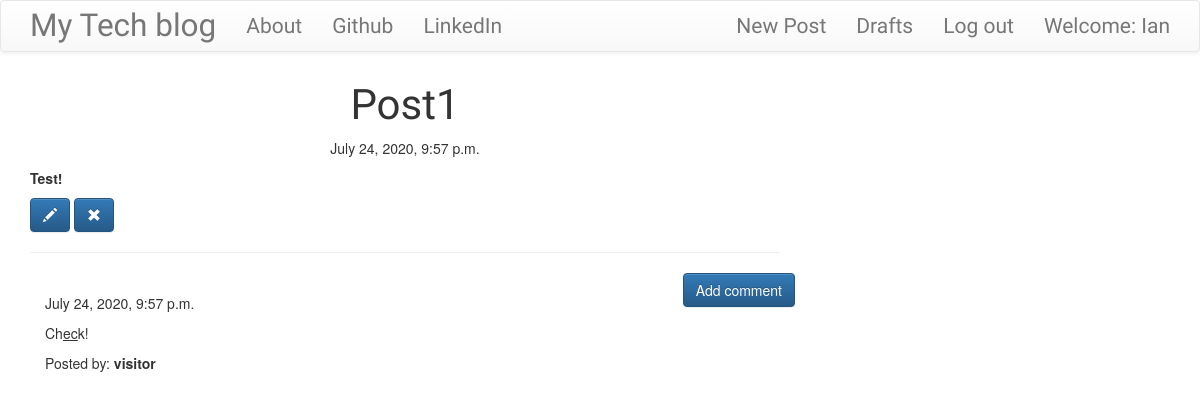
The page /post/3 (signed in) on the database as committed earlier.
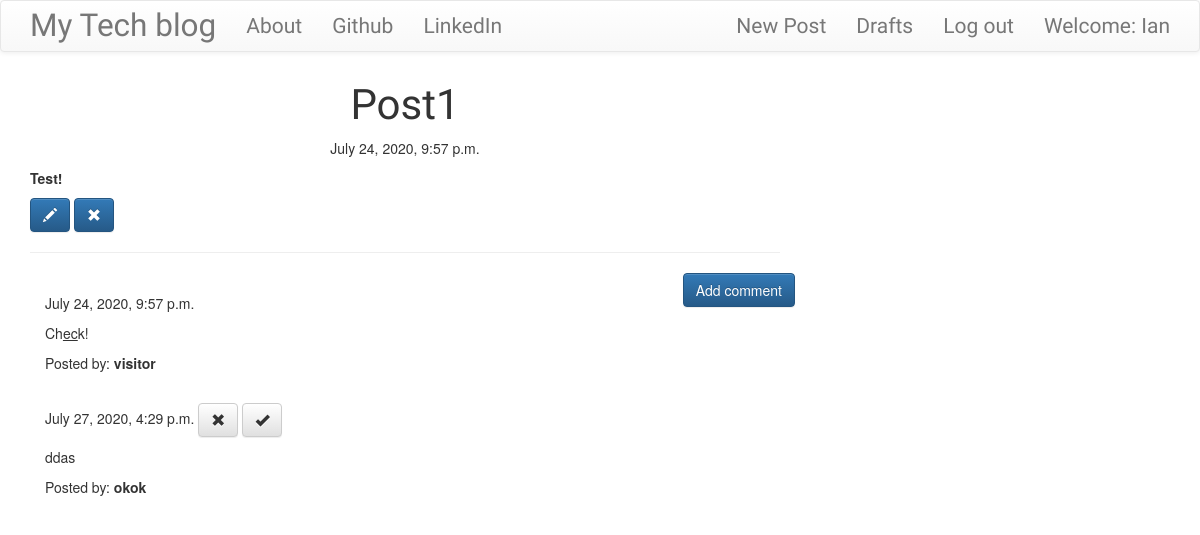
The same page on the database as committed later.
### blog/models.py (models this page shows, shortened)
class Comment(models.Model):
    post = models.ForeignKey(
        'blog.Post', related_name='comments', on_delete=models.CASCADE)
    author = models.CharField(max_length=200)
    text = models.TextField()
    created_date = models.DateTimeField(default=timezone.now)
    approved_comment = models.BooleanField(default=False)

### blog/views.py (the view)
# urls.py: url(r'^post/(?P<pk>\d+)$', views.PostDetailView.as_view(), name='post_detail'),
class PostDetailView(DetailView):
    model = Post

### blog/templates/blog/post_detail.html
{% extends 'blog/base.html' %}
{% block content %}
        <h1 class='posttitle loader'>{{ post.title }}</h1>
        {% if post.published_date %}
            <div class="date postdate">
                {{ post.published_date }}
            </div>
        {% else %}
            <a class="btn btn-default" href="{% url 'post_publish' pk=post.pk %}">Publish</a>
        {% endif %}
      <p class='postcontent' >{{ post.text|safe|linebreaksbr }}</p>
      {% if user.is_authenticated %}
          <a class="btn btn-primary" href="{% url 'post_edit' pk=post.pk %}"><span class="glyphicon glyphicon-pencil"></span></a>
          <a class="btn btn-primary" href="{% url 'post_remove' pk=post.pk %}"><span class="glyphicon glyphicon-remove"></span></a>
      {% endif %}
  <hr>
  <a class="btn btn-primary btn-comment" href="{% url 'add_comment_to_post' pk=post.pk %}">Add comment</a>
  <div class="container">
  {% for comment in post.comments.all %}
  <br>
      {% if user.is_authenticated or comment.approved_comment %}
              {{ comment.created_date }}
              {% if not comment.approved_comment %}
                  <a class="btn btn-default" href="{% url 'comment_remove' pk=comment.pk %}"><span class="glyphicon glyphicon-remove"></span></a>
                  <a class="btn btn-default" href="{% url 'comment_approve' pk=comment.pk %}"><span class="glyphicon glyphicon-ok"></span></a>
              {% endif %}
          <p>{{ comment.text|safe|linebreaks }}</p>
          <p>Posted by: <strong>{{ comment.author }}</strong></p>
      {% endif %}
  {% empty %}
      <p>No comments posted.</p>
  {% endfor %}
</div>
{% endblock %}

Rows that differ between the two databases and show on the page:
added Comment: created_date "July 27, 2020, 4:29 p.m.", approved_comment False (drawn), text "ddas", author "okok"
